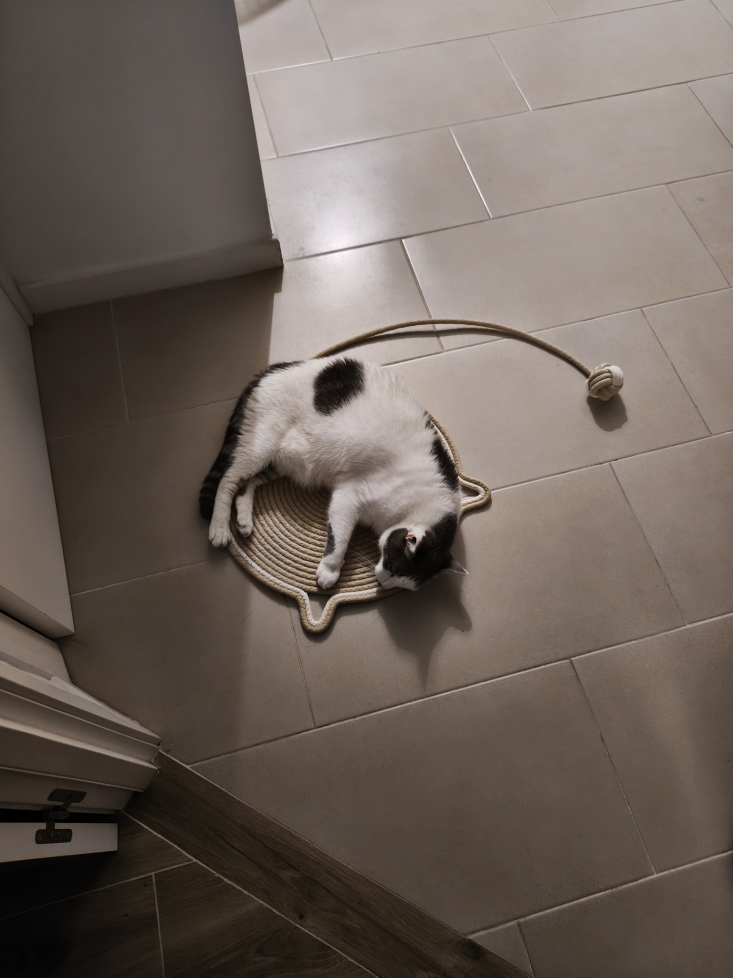
#> input picture Gatto.jpg, 1466 x 1955 px, given in place of the camera (shown at 1/2 size)
$ jupyter execute 'UA2_Clase_5 Tarea.ipynb'   (text cells are left out)
#> lines starting #> are read from the running program, lines starting #| are printed output that depends on the picture; after the words box and inside, x2 and y2 are one past the last pixel; in counts of white or black regions, pixels touching at a corner belong together
[cell 1]
import cv2
import numpy as np

cap = cv2.VideoCapture(0)

# Guardar salida opcional
fourcc = cv2.VideoWriter_fourcc(*'XVID')
out = cv2.VideoWriter('video_rojo_1ventana.avi', fourcc, 20.0, (640, 480))

while True:
    ret, frame = cap.read()
#> frame is the input picture: shape (1955, 1466, 3); mean B, G, R 91.3, 98.6, 109.5
    if not ret:
        break

    frame = cv2.resize(frame, (640, 480))
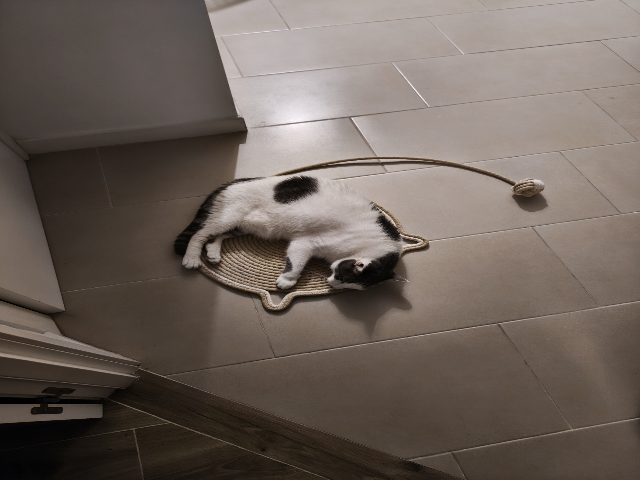
#> frame: shape (480, 640, 3); mean B, G, R 91.2, 98.5, 109.4

    blurred = cv2.GaussianBlur(frame, (7, 7), 0)

    # 1) Filtrar rojo en HSV
    hsv = cv2.cvtColor(blurred, cv2.COLOR_BGR2HSV)
#> hsv: shape (480, 640, 3); mean H, S, V 14.2, 52.3, 109.4

    lower_red1 = np.array([0, 100, 100], dtype=np.uint8)
    upper_red1 = np.array([10, 255, 255], dtype=np.uint8)

    lower_red2 = np.array([160, 100, 100], dtype=np.uint8)
    upper_red2 = np.array([180, 255, 255], dtype=np.uint8)

    mask1 = cv2.inRange(hsv, lower_red1, upper_red1)
#> mask1: shape (480, 640); every value is 0
    mask2 = cv2.inRange(hsv, lower_red2, upper_red2)
    red_mask = cv2.bitwise_or(mask1, mask2)

    # 2) Limpieza de la máscara
    kernel_open = cv2.getStructuringElement(cv2.MORPH_ELLIPSE, (7, 7))
    kernel_close = cv2.getStructuringElement(cv2.MORPH_RECT, (15, 15))

    red_mask = cv2.morphologyEx(red_mask, cv2.MORPH_OPEN, kernel_open, iterations=1)
    red_mask = cv2.morphologyEx(red_mask, cv2.MORPH_CLOSE, kernel_close, iterations=1)

    # 3) Aplicar erosión y dilatación solo sobre la parte roja
    kernel_erode = np.ones((3, 3), np.uint8)
    red_mask = cv2.erode(red_mask, kernel_erode, iterations=1)

    kernel_dilate = np.ones((5, 5), np.uint8)
    red_mask = cv2.dilate(red_mask, kernel_dilate, iterations=1)

    # 4) Canny solo sobre la zona roja
    edges = cv2.Canny(red_mask, 50, 150)

    # 5) Mostrar todo en una sola ventana
    result = blurred.copy()
    result[red_mask > 0] = (0, 0, 255)   # rojo en BGR
    result[edges > 0] = (0, 255, 255)   # contorno amarillo

    # Guardar video
    out.write(result)

    cv2.imshow("Original", frame)
    cv2.imshow("Video con rojo", result)

    if cv2.waitKey(1) & 0xFF == ord('q'):
#> (key q is pressed here)
        break

cap.release()
out.release()
cv2.destroyAllWindows()

[cell 2]
## INPUT de los profe
kernel_open = cv2.getStructuringElement(cv2.MORPH_ELLIPSE, (11, 11))

kernel_close = cv2.getStructuringElement(cv2.MORPH_RECT, (35, 25))

import cv2
import numpy as np
import ipywidgets as widgets
from IPython.display import display


stop_button = widgets.ToggleButton(
    value=False,
    description='Detener Cámara',
    button_style='danger',
    icon='stop'
)
display(stop_button)

image_widget = widgets.Image(format='jpeg', width=960)
display(image_widget)

cap = cv2.VideoCapture(0)

lower_green = np.array([35, 45, 40])
upper_green = np.array([85, 255, 255])

kernel_open = cv2.getStructuringElement(cv2.MORPH_ELLIPSE, (11, 11))

kernel_close = cv2.getStructuringElement(cv2.MORPH_RECT, (35, 25))

EDGE_COLOR = [255, 255, 0]

try:
    while not stop_button.value:
        ret, frame = cap.read()
        if not ret:
            break

        blurred = cv2.GaussianBlur(frame, (7, 7), 0)
#> blurred: shape (1955, 1466, 3)
        hsv = cv2.cvtColor(blurred, cv2.COLOR_BGR2HSV)
#> hsv: shape (1955, 1466, 3); mean H, S, V 14.3, 52.6, 109.5

        mask = cv2.inRange(hsv, lower_green, upper_green)
#> mask: shape (1955, 1466); every value is 0

        mask_clean = cv2.morphologyEx(mask, cv2.MORPH_OPEN, kernel_open, iterations=2)

        mask_solid = cv2.morphologyEx(mask_clean, cv2.MORPH_CLOSE, kernel_close, iterations=2)

        frasco_aislado = cv2.bitwise_and(frame, frame, mask=mask_solid)
#> frasco_aislado: shape (1955, 1466, 3); every value is 0

        edges = cv2.Canny(mask_solid, 50, 150)
        edges_dilated = cv2.dilate(edges, np.ones((3, 3), np.uint8), iterations=1)

        resultado = frasco_aislado.copy()
        resultado[edges_dilated > 0] = EDGE_COLOR

        vista_original = frame.copy()
        cv2.putText(vista_original, "Original", (20, 40),
                    cv2.FONT_HERSHEY_SIMPLEX, 0.9, (0, 255, 0), 2, cv2.LINE_AA)
#> vista_original: shape (1955, 1466, 3); 0.05% of pixels changed, all inside (x1, y1, x2, y2) = (20, 19, 124, 49)
        cv2.putText(resultado, "Morfologia + Canny Puro", (20, 40),
                    cv2.FONT_HERSHEY_SIMPLEX, 0.9, (255, 255, 0), 2, cv2.LINE_AA)
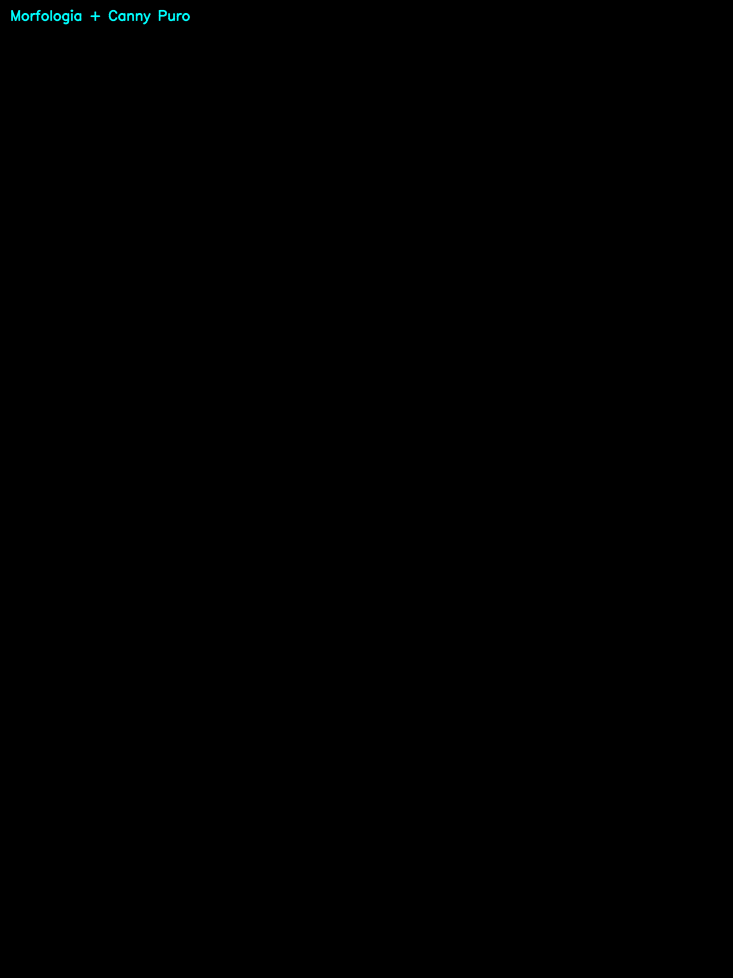
#> resultado: shape (1955, 1466, 3) (shown at 1/2 size); mean B, G, R 0.2, 0.2, 0

        comparativa = np.hstack([vista_original, resultado])
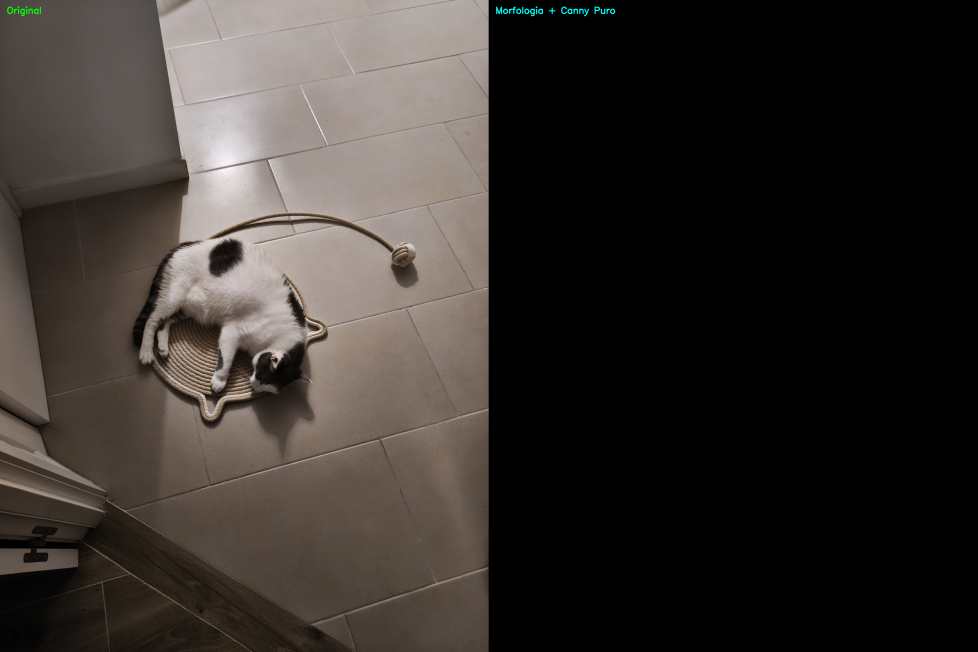
#> comparativa: shape (1955, 2932, 3) (shown at 1/3 size); mean B, G, R 45.7, 49.5, 54.8

        _, jpeg = cv2.imencode('.jpg', comparativa)
        image_widget.value = jpeg.tobytes()

finally:
    cap.release()
    print("Cámara liberada correctamente.")

$ run again, on Positano.jpg
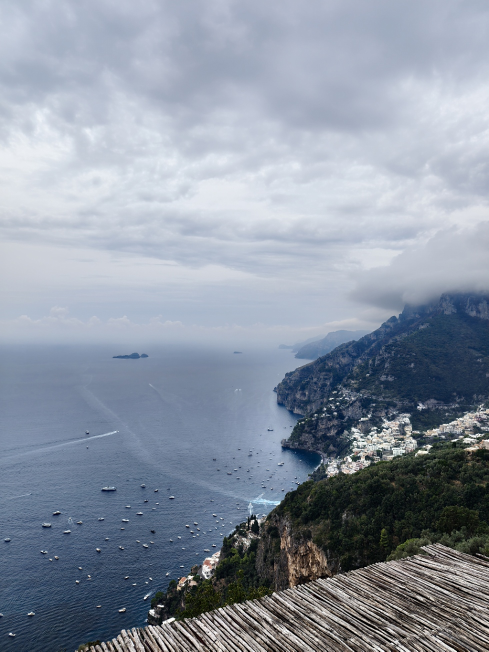
#> input picture Positano.jpg, 978 x 1303 px, given in place of the camera (shown at 1/2 size)
#> frame is the input picture: shape (1303, 978, 3); mean B, G, R 161.5, 147.7, 138.6
#> frame: shape (480, 640, 3)
#> mask1: shape (480, 640); every value is 0
#> `mask = cv2.inRange(hsv, lower_green, upper_green)`:
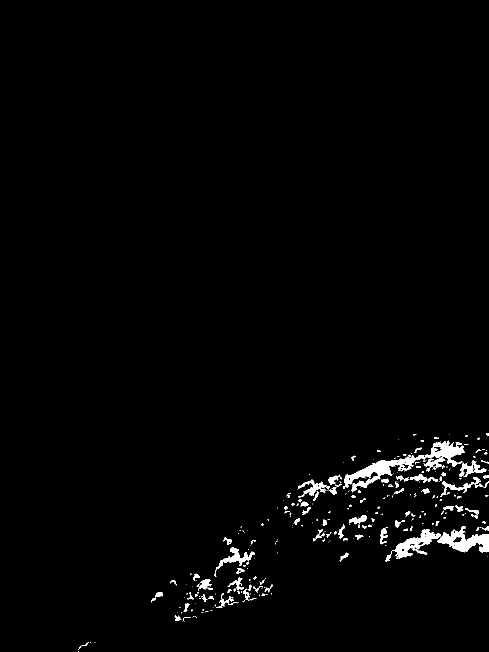
#> mask: shape (1303, 978) (shown at 1/2 size); 1.6% white; 298 white regions (194 under 20 px), largest, box (x1, y1, x2, y2) and area: (687, 909, 853, 985) 3191, (874, 1052, 978, 1105) 2533, (848, 881, 930, 943) 2121
#> mask_clean: shape (1303, 978); 0.13% white; 3 white regions, box (x1, y1, x2, y2) and area: (747, 921, 778, 950) 699, (959, 1068, 978, 1100) 454, (913, 1081, 939, 1104) 449
#> mask_solid: shape (1303, 978); 0.17% white; 2 white regions, box (x1, y1, x2, y2) and area: (913, 1068, 978, 1104) 1447, (747, 921, 778, 950) 699
#> edges: shape (1303, 978); 0.02% white in thin lines or dots, all inside (x1, y1, x2, y2) = (746, 920, 978, 1104)
#> edges_dilated: shape (1303, 978); 0.07% white; 2 white regions, box (x1, y1, x2, y2) and area: (911, 1066, 978, 1105) 496, (745, 919, 779, 951) 344
#> vista_original: shape (1303, 978, 3); 0.11% of pixels changed, all inside (x1, y1, x2, y2) = (20, 19, 124, 49)
#> `comparativa = np.hstack([vista_original, resultado])`:
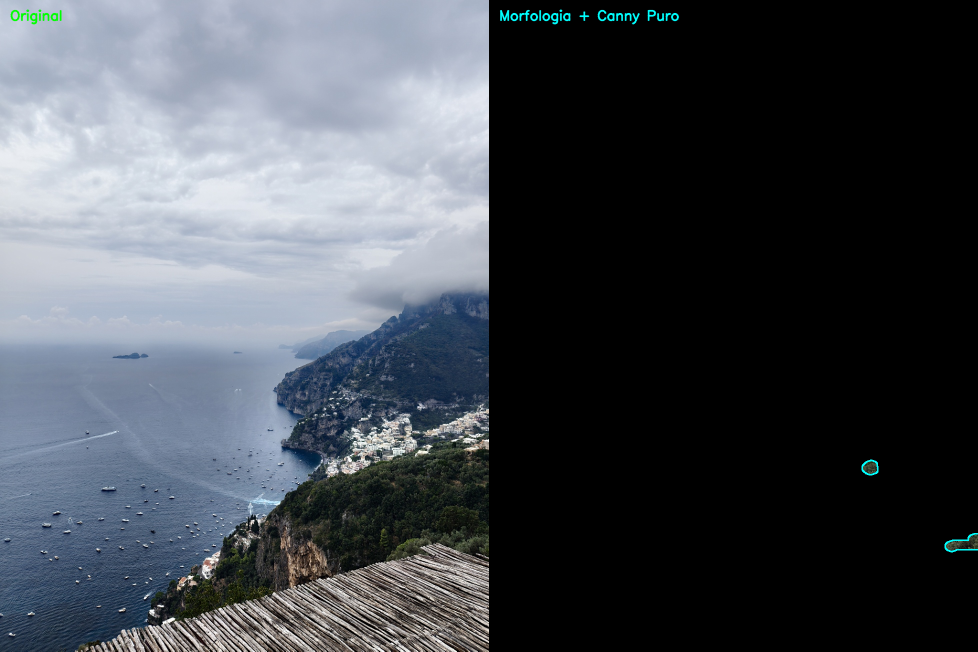
#> comparativa: shape (1303, 1956, 3) (shown at 1/2 size); mean B, G, R 81.1, 74.3, 69.3

$ run again, on pasta.jpg
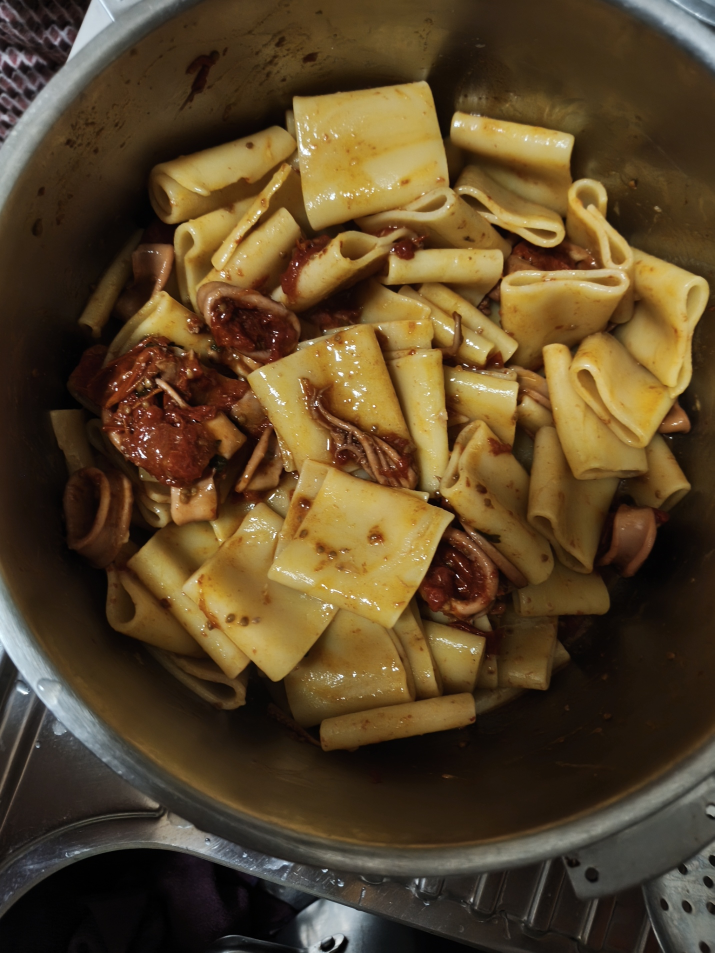
#> input picture pasta.jpg, 1429 x 1905 px, given in place of the camera (shown at 1/2 size)
#> frame is the input picture: shape (1905, 1429, 3); mean B, G, R 41, 69.9, 89.3
#> frame: shape (480, 640, 3)
#> `mask1 = cv2.inRange(hsv, lower_red1, upper_red1)`:
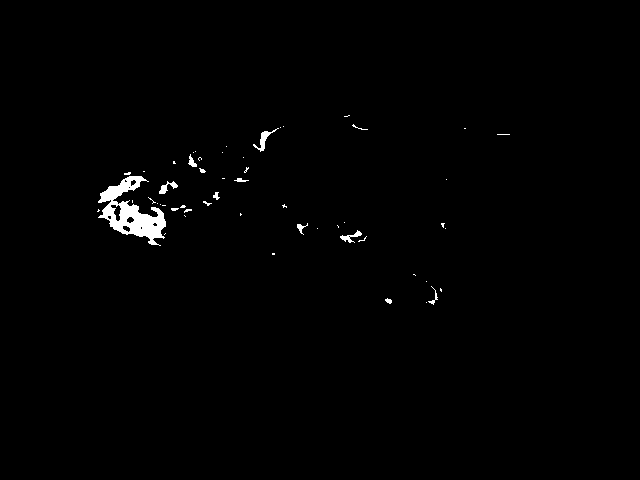
#> mask1: shape (480, 640); 0.92% white; 54 white regions (42 under 20 px), largest, box (x1, y1, x2, y2) and area: (98, 176, 166, 246) 1978, (253, 128, 279, 152) 145, (159, 181, 178, 194) 100
#> mask2: shape (480, 640); every value is 0
#> edges: shape (480, 640); 0.09% white in thin lines or dots, all inside (x1, y1, x2, y2) = (99, 130, 270, 240)
#> mask: shape (1905, 1429); 0% white in thin lines or dots, all inside (x1, y1, x2, y2) = (228, 1701, 229, 1702)
#> mask_clean: shape (1905, 1429); every value is 0
#> frasco_aislado: shape (1905, 1429, 3); every value is 0
#> vista_original: shape (1905, 1429, 3); 0.05% of pixels changed, all inside (x1, y1, x2, y2) = (20, 19, 124, 49)
#> resultado: shape (1905, 1429, 3); mean B, G, R 0.3, 0.3, 0
#> `comparativa = np.hstack([vista_original, resultado])`:
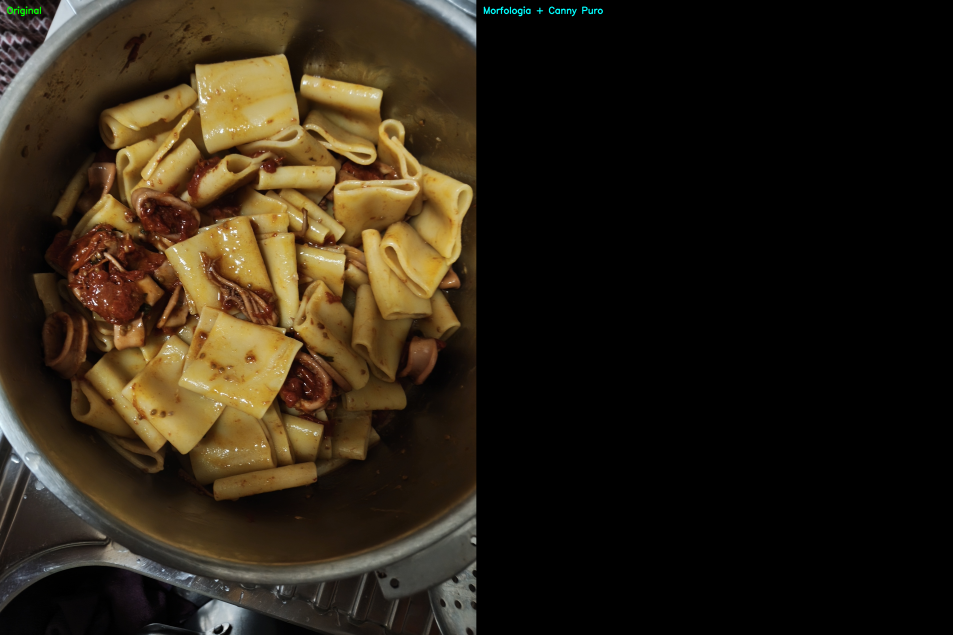
#> comparativa: shape (1905, 2858, 3) (shown at 1/3 size); mean B, G, R 20.6, 35.1, 44.6
